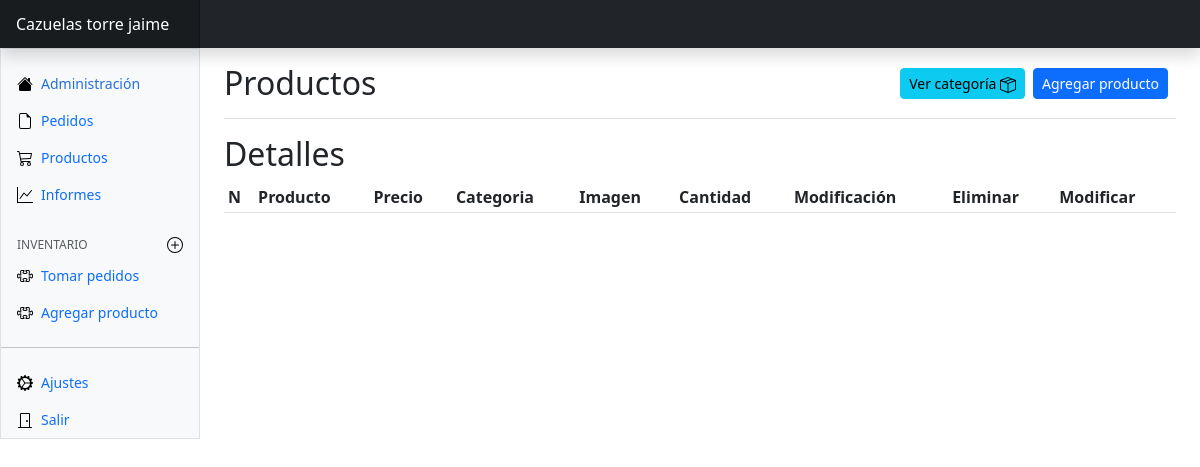
The page /mostrar/ (signed in) on the database as committed earlier.
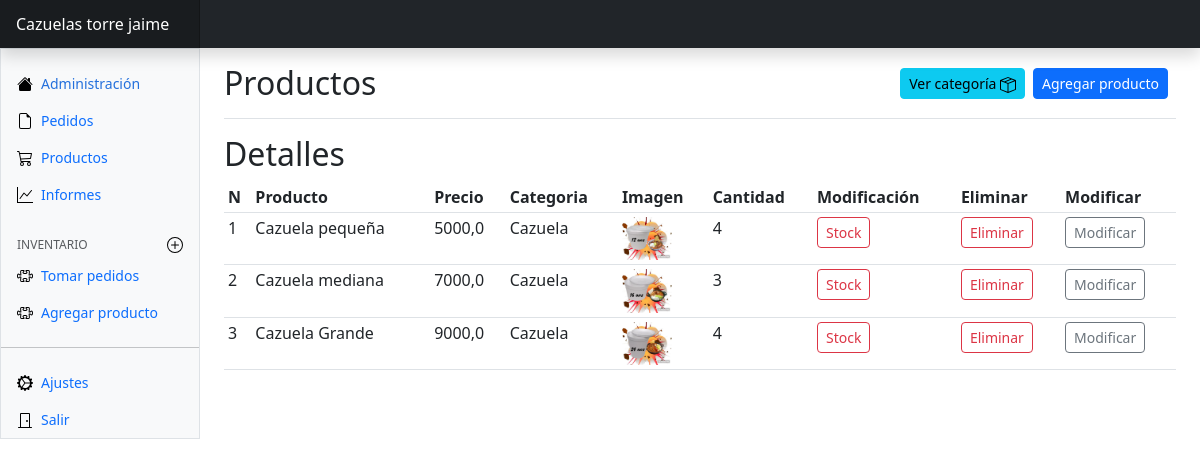
The same page on the database as committed later.
### productos/models.py (models this page shows)
class Ventas(models.Model):
    producto = models.CharField(max_length=300)
    precio = models.FloatField()
    imagen = models.ImageField(upload_to="ventas", null=True)
    categoria = models.ForeignKey(Categoria, on_delete=models.CASCADE)
    stock = models.IntegerField()
    limited = models.BooleanField(default=False)

class Categoria(models.Model):
    categoria = models.CharField(max_length=300)
    def __str__(self):
        return self.categoria

### productos/views.py (the view)
# urls.py: path('mostrar/', views.mostrar, name="mostrar"),
@login_required
def mostrar(request):
    mostrar = Ventas.objects.all()
    return render(
        request,
        'panel/inventario/mostrar.html',
        context={'mostrar': mostrar}
    )

### productos/templates/panel/inventario/mostrar.html (shortened to what this page needs)
{% extends 'panel/admin.html' %}
{% block content %}
<main class="col-md-9 ms-sm-auto col-lg-10 px-md-4">
    <div
        class="d-flex justify-content-between flex-wrap flex-md-nowrap align-items-center pt-3 pb-2 mb-3 border-bottom">
        <h1 class="h2">Productos</h1>
        <div class="btn-toolbar mb-2 mb-md-2">
            <div class="btn-group me-2">
                <a href="{% url 'productos:categoria' %}"><button type="button" class="btn btn-sm btn-info">
                        Ver categoría
                    </button></a>
            </div>
            <div class="btn-group me-2">
                <a href="{% url 'productos:agregar_productos' %}"><button type="button" class="btn btn-sm btn-primary">
                        Agregar producto
                    </button></a>
            </div>
        </div>
    </div>
    <h2>Detalles</h2>
    <div class="table-responsive small">
        <table class="table table-sm">
            <thead>
                <tr>
                    <th scope="col">N</th>
                    <th scope="col">Producto</th>
                    <th scope="col">Precio</th>
                    <th scope="col">Categoria</th>
                    <th scope="col">Imagen</th>
                    <th scope="col">Cantidad</th>
                    <th scope="col">Modificación</th>
                    <th scope="col">Eliminar</th>
                    <th scope="col">Modificar</th>
                </tr>
            </thead>
            <tbody>
                {% for producto in mostrar %}
                <tr>
                    <td>{{producto.id}}</td>
                    <td>{{producto.producto}}</td>
                    <td>{{producto.precio}}</td>
                    <td>{{producto.categoria}}</td>
                    <td><img style="width:50px;" src="{{producto.imagen.url}}" alt=""></td>
                    <td>{{producto.stock}}</td>
                    <td><a href=""><button class="btn btn-sm btn-outline-danger">Stock</button></a></td>
                    <td><a href=""><button class="btn btn-sm btn-outline-danger">Eliminar</button></a></td>
                    <td><a href=""><button class="btn btn-sm btn-outline-secondary">Modificar</button></a></td>
                </tr>
                {% endfor %}
            </tbody>
        </table>
    </div>
</main>
</div>
</div>
{% endblock content %}

Rows that differ between the two databases and show on the page:
added Ventas: id "1", producto "Cazuela pequeña", precio "5000,0", categoria "Cazuela", imagen (picture), stock "4"
added Ventas: id "2", producto "Cazuela mediana", precio "7000,0", categoria "Cazuela", imagen (picture), stock "3"
added Ventas: id "3", producto "Cazuela Grande", precio "9000,0", categoria "Cazuela", imagen (picture), stock "4"
